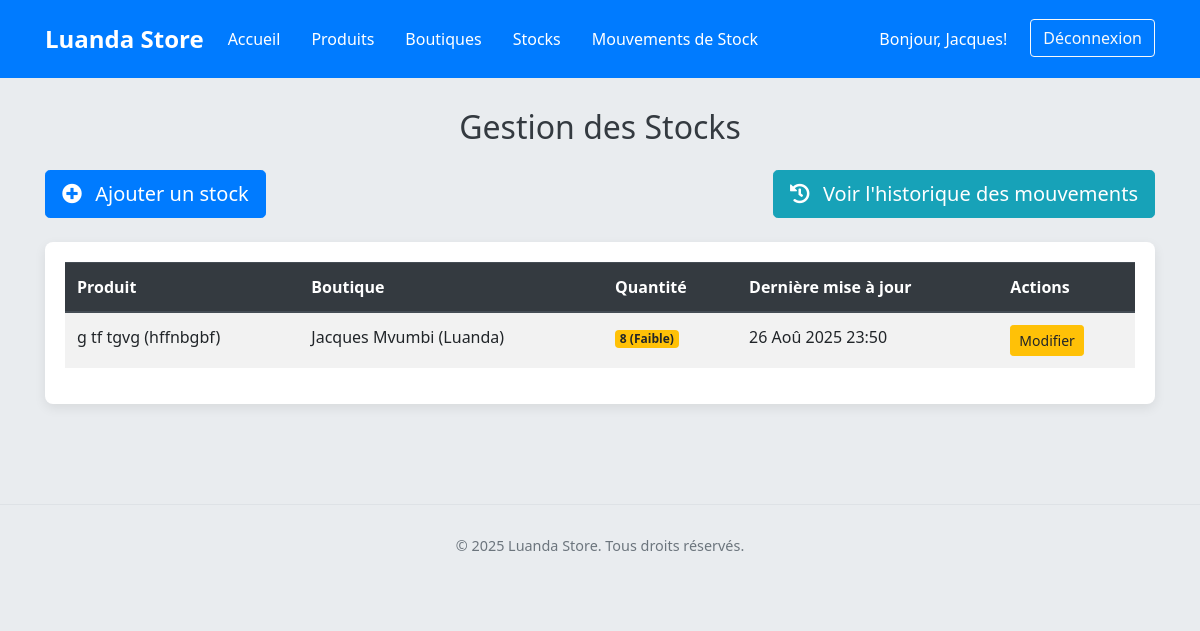
/products/stocks/ (signed in), run on the app's committed database.
### users/models.py (models this page shows, shortened)
class User(AbstractUser):
    ROLE_ADMIN = 'admin'
    ROLE_SELLER = 'seller'
    USER_ROLES = [
        (ROLE_ADMIN, _('Admin principal')),
        (ROLE_SELLER, _('Vendeur')),
    ]
    role = models.CharField(
        max_length=10,
        choices=USER_ROLES,
        default=ROLE_SELLER,
        verbose_name=_("Rôle")
    )
    boutique = models.ForeignKey(
        Boutique,
        on_delete=models.SET_NULL,
        null=True,
        blank=True,
        related_name='users',
        verbose_name=_("Boutique assignée")
    )
    groups = models.ManyToManyField(
        'auth.Group',
        verbose_name=_('groups'),
        blank=True,
        help_text=_(
            'The groups this user belongs to. A user will get all permissions '
            'granted to each of their groups.'
        ),
        related_name="custom_user_set", # <--- AJOUTEZ CETTE LIGNE
        related_query_name="custom_user",
    )
    user_permissions = models.ManyToManyField(
        'auth.Permission',
        verbose_name=_('user permissions'),
        blank=True,
        help_text=_('Specific permissions for this user.'),
        related_name="custom_user_permissions_set", # <--- AJOUTEZ CETTE LIGNE
        related_query_name="custom_user_permission",
    )
    class Meta:
        verbose_name = _("Utilisateur")
        verbose_name_plural = _("Utilisateurs")

### products/models.py (models this page shows, shortened)
class Stock(models.Model):
    product = models.ForeignKey(
        Produit,
        on_delete=models.CASCADE,
        related_name='stocks',
        verbose_name=_("Produit")
    )
    boutique = models.ForeignKey(
        Boutique,
        on_delete=models.CASCADE,
        related_name='stocks',
        verbose_name=_("Boutique")
    )
    quantity = models.IntegerField(default=0, verbose_name=_("Quantité"))
    last_updated = models.DateTimeField(auto_now=True, verbose_name=_("Dernière mise à jour"))
    class Meta:
        verbose_name = _("Stock")
        verbose_name_plural = _("Stocks")
        unique_together = ('product', 'boutique')

class Produit(models.Model):
    name = models.CharField(max_length=200, verbose_name=_("Nom du produit"))
    description = models.TextField(blank=True, null=True, verbose_name=_("Description"))
    price = models.DecimalField(max_digits=10, decimal_places=2, verbose_name=_("Prix unitaire"))
    product_code = models.CharField(max_length=50, unique=True, verbose_name=_("Code produit"))
    created_at = models.DateTimeField(auto_now_add=True, verbose_name=_("Date de création"))
    updated_at = models.DateTimeField(auto_now=True, verbose_name=_("Date de dernière modification"))
    class Meta:
        verbose_name = _("Produit")
        verbose_name_plural = _("Produits")
        ordering = ['name']

### core/models.py (models this page shows, shortened)
class Boutique(models.Model):
    name = models.CharField(max_length=100, verbose_name=_("Nom de la boutique"))
    address = models.CharField(max_length=255, blank=True, null=True, verbose_name=_("Adresse"))
    city = models.CharField(max_length=100, default='Luanda', verbose_name=_("Ville"))
    is_main = models.BooleanField(default=False, verbose_name=_("Boutique principale"))
    class Meta:
        verbose_name = _("Boutique")
        verbose_name_plural = _("Boutiques")
        constraints = [
            models.UniqueConstraint(fields=['is_main'], condition=models.Q(is_main=True), name='unique_main_boutique')
        ]

### products/views.py (the view)
# urls.py: path('stocks/', views.StockListView.as_view(), name='stock_list'), # Corrected: uses StockListView.as_view()
class StockListView(LoginRequiredMixin, ListView):
    model = Stock
    template_name = 'products/stock_list.html'
    context_object_name = 'stocks'
    paginate_by = 15
    def get_queryset(self):
        return Stock.objects.select_related('product', 'boutique').order_by('product__name', 'boutique__name')
    def get_context_data(self, **kwargs):
        context = super().get_context_data(**kwargs)
        context['page_title'] = "Gestion des Stocks"
        return context

### products/templates/products/stock_list.html (shortened to what this page needs)
<!DOCTYPE html>
<html lang="fr">
<head>
    <link href="https://stackpath.bootstrapcdn.com/bootstrap/4.5.2/css/bootstrap.min.css" rel="stylesheet">
    <link rel="stylesheet" href="https://cdnjs.cloudflare.com/ajax/libs/font-awesome/5.15.4/css/all.min.css">
</head>
<body>
    <nav class="navbar navbar-expand-lg navbar-dark">
        <div class="container">
            <a class="navbar-brand" href="{% url 'core:home' %}">Luanda Store</a>
            <div class="collapse navbar-collapse" id="navbarNav">
                <ul class="navbar-nav mr-auto">
                    <li class="nav-item">
                        <a class="nav-link" href="{% url 'core:home' %}">Accueil</a>
                    </li>
                    <li class="nav-item">
                        <a class="nav-link" href="{% url 'products:product_list' %}">Produits</a>
                    </li>
                    <li class="nav-item">
                        <a class="nav-link" href="{% url 'core:boutique_list' %}">Boutiques</a>
                    </li>
                    <li class="nav-item active">
                        <a class="nav-link" href="{% url 'products:stock_list' %}">Stocks <span class="sr-only">(current)</span></a>
                    </li>
                    <li class="nav-item">
                        <a class="nav-link" href="{% url 'products:mouvement_stock_list' %}">Mouvements de Stock</a>
                    </li>
                </ul>
                <ul class="navbar-nav ml-auto">
                    <li class="nav-item">
                        <span class="nav-link">Bonjour, {{ user.username }}!</span>
                    </li>
                    <li class="nav-item">
                        <form action="{% url 'users:logout' %}" method="post" class="form-inline my-2 my-lg-0">
                            <button type="submit" class="btn btn-outline-light my-2 my-sm-0">Déconnexion</button>
                        </form>
                    </li>
                </ul>
            </div>
        </div>
    </nav>
    <div class="container container-main">
        <h2 class="mb-4 text-center">{{ page_title }}</h2>
        <div class="d-flex justify-content-between mb-4">
            <a href="{% url 'products:stock_add' %}" class="btn btn-primary btn-lg">
                <i class="fas fa-plus-circle mr-2"></i> Ajouter un stock
            </a>
            <a href="{% url 'products:mouvement_stock_list' %}" class="btn btn-info btn-lg ml-2">
                <i class="fas fa-history mr-2"></i> Voir l'historique des mouvements
            </a>
        </div>
        {% if stocks %}
        <div class="table-responsive">
            <table class="table table-striped table-hover">
                <thead class="thead-dark">
                    <tr>
                        <th>Produit</th>
                        <th>Boutique</th>
                        <th>Quantité</th>
                        <th>Dernière mise à jour</th>
                        <th>Actions</th>
                    </tr>
                </thead>
                <tbody>
                    {% for stock in stocks %}
                    <tr>
                        <td>{{ stock.product.name }} ({{ stock.product.product_code }})</td>
                        <td>{{ stock.boutique.name }} ({{ stock.boutique.city }})</td>
                        <td>
                            {% if stock.quantity <= 10 and stock.quantity > 0 %}
                                <span class="badge badge-warning">{{ stock.quantity }} (Faible)</span>
                            {% elif stock.quantity == 0 %}
                                <span class="badge badge-danger">{{ stock.quantity }} (Rupture)</span>
                            {% else %}
                                <span class="badge badge-success">{{ stock.quantity }}</span>
                            {% endif %}
                        </td>
                        <td>{{ stock.last_updated|date:"d M Y H:i" }}</td>
                        <td>
                            <a href="{% url 'products:stock_update' stock.pk %}" class="btn btn-sm btn-warning">Modifier</a>
                        </td>
                    </tr>
                    {% endfor %}
                </tbody>
            </table>
        </div>
        {% endif %}
    </div>
    <footer class="footer">
        <div class="container">
            <p>&copy; 2025 Luanda Store. Tous droits réservés.</p>
        </div>
    </footer>
</body>
</html>

### products/templates/products/stock_list.html (style rules this page uses)
body { font-family: 'Segoe UI', Tahoma, Geneva, Verdana, sans-serif; background-color: #e9ecef; margin: 0; padding: 0; color: #343a40; }
.navbar { background-color: #007bff; padding: 1rem 0; }
.navbar-brand { color: #fff !important; font-weight: bold; font-size: 1.5rem; }
.navbar-nav .nav-link { color: #fff !important; margin-right: 15px; }
.container-main { padding-top: 30px; padding-bottom: 50px; }
.table-responsive { background-color: #fff; border-radius: 8px; box-shadow: 0 4px 12px rgba(0, 0, 0, 0.08); padding: 20px; }
.table thead th { background-color: #007bff; color: white; border-bottom: 2px solid #0056b3; font-weight: 600; }
.btn-primary { background-color: #007bff; border-color: #007bff; transition: background-color 0.3s ease, border-color 0.3s ease; }
.btn-warning { background-color: #ffc107; border-color: #ffc107; color: #212529; transition: background-color 0.3s ease, border-color 0.3s ease; }
.btn-info { background-color: #17a2b8; border-color: #17a2b8; transition: background-color 0.3s ease, border-color 0.3s ease; }
.footer { text-align: center; padding: 30px; margin-top: 50px; color: #6c757d; font-size: 0.9em; border-top: 1px solid #dee2e6; }

### data on the page
User: username "Jacques"
Stock: product.name "g tf tgvg", product.product_code "hffnbgbf", boutique.name "Jacques Mvumbi", boutique.city "Luanda", quantity "8", last_updated "26 Aoû 2025 23:50"

### other printed values
{{ page_title }} "Gestion des Stocks"
